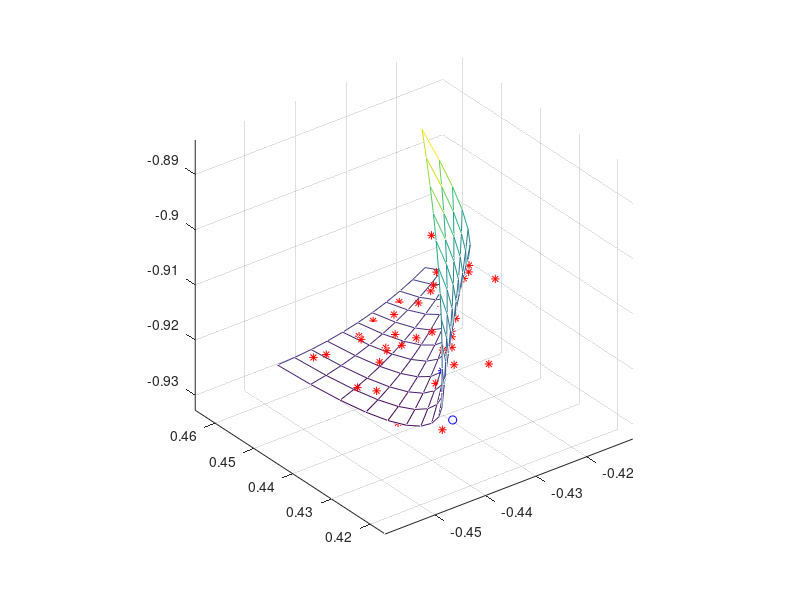

Write the MATLAB code that produced this figure.
% surfD.m









% start
hold off;
del = 0.1; 













countX = 11;
countY = 11;
x = [-0.44332863693604146,-0.44233634648714737,-0.4418177764051058,-0.44177292668991675,-0.44220179734158027,-0.4431043883600964,-0.44448069974546506,-0.44633073149768626,-0.4486544836167601,-0.4514519561026864,-0.4547231489554653,-0.44165720704046785,-0.4404520532155136,-0.4397206197574119,-0.4394629066661627,-0.43967891394176617,-0.4403686415842221,-0.4415320895935307,-0.44316925796969175,-0.44528014671270544,-0.4478647558225716,-0.4509230852992904,-0.4400517124178724,-0.43863369521685797,-0.43768939838269616,-0.43721882191538686,-0.43722196581493017,-0.43769883008132604,-0.4386494147145744,-0.4400737197146754,-0.44197174508162895,-0.44434349081543506,-0.44718895691609367,-0.43851215306825503,-0.43688127249118053,-0.43572411228095853,-0.43504067243758915,-0.4348309529610723,-0.43509495385140806,-0.43583267510859636,-0.4370441167326372,-0.43872927872353057,-0.44088816108127654,-0.4435207638058751,-0.4370385289916158,-0.4351947850384812,-0.4338247614521991,-0.4329284582327696,-0.43250587538019264,-0.43255701289446824,-0.4330818707755964,-0.4340804490235771,-0.4355527476384104,-0.43749876662009624,-0.43991850596863463,-0.4356308401879547,-0.43357423285875996,-0.4319913458964178,-0.43088217930092815,-0.43024673307229105,-0.4300850072105065,-0.43039700171557455,-0.43118271658749513,-0.43244215182626833,-0.43417530743189403,-0.4363821834043723,-0.43428908665727184,-0.43201961595201693,-0.4302238656136146,-0.4289018356420648,-0.4280535260373676,-0.42767893679952296,-0.42777806792853085,-0.42835091942439135,-0.42939749128710436,-0.43091778351667,-0.4329117961130881,-0.433013268399567,-0.430530934318252,-0.42852232060378953,-0.42698742725617966,-0.4259262542754223,-0.42533880166151755,-0.4252250694144653,-0.4255850575342657,-0.42641876602091855,-0.42772619487442404,-0.4295073440947821,-0.43180338541484037,-0.42910818795746525,-0.42688671086694263,-0.42513895414327263,-0.4238649177864552,-0.42306460179649025,-0.4227380061733779,-0.42288513091711816,-0.4235059760277109,-0.42460054150515625,-0.42616882734945416,-0.43065943770309184,-0.4277513768696566,-0.4253170364030739,-0.42335641630334375,-0.4218695165704661,-0.4208563372044411,-0.42031687820526864,-0.42025113957294874,-0.4206591213074814,-0.4215408234088666,-0.4228962458771044,-0.42958142526432147,-0.4264605010548261,-0.42381329721218325,-0.421639813736393,-0.41994005062745526,-0.4187140078853701,-0.4179616855101375,-0.4176830835017575,-0.41787820186023,-0.4185470405855551,-0.4196895996777328];
y = [0.4230775605173494,0.42428521614044545,0.4258361294298685,0.42773030038561843,0.42996772900769537,0.4325484152960993,0.4354723592508301,0.4387395608718879,0.4423500201592727,0.44630373711298443,0.4506007117330231,0.4251625403593563,0.4262159552302585,0.4276126277674877,0.4293525579710438,0.4314357458409269,0.433862191377137,0.436631894579674,0.439744855448538,0.44320107398372893,0.4470005501852468,0.4511432840530917,0.4272952968846446,0.42819447100335306,0.4294369027883884,0.4310225922397507,0.43295153935743996,0.4352237441414562,0.4378392065917994,0.44079792670846957,0.44409990449146663,0.4477451399407907,0.4517336330564417,0.4294758300932145,0.4302207634597291,0.4313089544925706,0.43274040319173906,0.43451510955723455,0.4366330735890569,0.4390942952872063,0.4418987746516826,0.4450465116824859,0.4485375063796161,0.4523717587430733,0.43170413998506585,0.4322948325993866,0.4332287828800343,0.43450599082700897,0.43612645644031056,0.43809017971993913,0.4403971606658946,0.4430473992781771,0.44604089555678655,0.449377649501723,0.45305766111298634,0.4339802265601987,0.4344166784223256,0.4351963879507795,0.4363193551455603,0.43778558000666806,0.4395950625341028,0.4417478027278645,0.44424380058795315,0.44708305611436877,0.4502655693071113,0.45379134016618083,0.436304089818613,0.4365863009285461,0.43721176970480613,0.43818049614739313,0.4394924802563071,0.441147722031548,0.44314622147311583,0.4454879785810107,0.4481729933552325,0.4512012657957812,0.45457279590265687,0.4386757297603089,0.4388037001180481,0.43927492814211433,0.4400894138325075,0.4412471571892276,0.44274815821227465,0.4445924169016487,0.44677993325734966,0.4493107072793776,0.45218473896773254,0.4554020283224144,0.4410951463852862,0.4410688759908316,0.44138586326270396,0.4420461082009033,0.4430496108054296,0.4443963710762828,0.44608638901346304,0.44811966461697017,0.4504961978868043,0.4532159888229654,0.4562790374254534,0.44356233969354497,0.44338182854689656,0.44354457506657513,0.4440505792525806,0.44489984110491304,0.4460923606235725,0.44762813780855887,0.44950717265987217,0.45172946517751245,0.4542950153614797,0.45720382321177394,0.4460773096850853,0.44574255778624305,0.44575106355372773,0.4461028269875394,0.44679784808767803,0.44783612685414365,0.4492176632869362,0.45094245738605565,0.4530105091515021,0.4554218185832755,0.4581763856813759];
z = [-0.9161341042739817,-0.9195438301246408,-0.9222742527550818,-0.9243253721653044,-0.9256971883553089,-0.9263897013250951,-0.926402911074663,-0.9257368176040127,-0.9243914209131442,-0.9223667210020575,-0.9196627178707525,-0.9133214405109717,-0.9170364071470016,-0.9200720705628133,-0.9224284307584066,-0.9241054877337818,-0.9251032414889386,-0.9254216920238773,-0.9250608393385977,-0.9240206834330998,-0.9223012243073838,-0.9199024619614495,-0.9104142272069371,-0.9144344346283376,-0.9177753388295199,-0.920436939810484,-0.9224192375712298,-0.9237222321117574,-0.9243459234320668,-0.9242903115321579,-0.9235553964120308,-0.9221411780716854,-0.9200476565111217,-0.9074124643618775,-0.9117379125686488,-0.9153840575552018,-0.9183508993215366,-0.9206384378676531,-0.9222466731935514,-0.9231756052992314,-0.9234252341846931,-0.9229955598499368,-0.9218865822949621,-0.9200983015197691,-0.9043161519757932,-0.9089468409679351,-0.9128982267398588,-0.9161703092915643,-0.9187630886230514,-0.9206765647343205,-0.9219107376253712,-0.9224656072962036,-0.9223411737468179,-0.921537436977214,-0.9200543969873918,-0.9011252900486839,-0.9060612198261966,-0.910317846383491,-0.9138951697205672,-0.9167931898374251,-0.9190119067340647,-0.9205513204104862,-0.9214114308666894,-0.9215922381026743,-0.9210937421184411,-0.9199159429139895,-0.8978398785805499,-0.9030810491434333,-0.9076429164860984,-0.9115254806085452,-0.9147287415107739,-0.9172526991927842,-0.9190973536545763,-0.9202627048961503,-0.9207487529175059,-0.9205554977186433,-0.9196829392995625,-0.8944599175713912,-0.9000063289196452,-0.904873437047681,-0.9090612419554985,-0.9125697436430978,-0.9153989421104789,-0.9175488373576417,-0.9190194293845863,-0.9198107181913127,-0.9199227037778207,-0.9193553861441106,-0.8909854070212075,-0.8968370591548323,-0.9020094080682387,-0.906502453761427,-0.910316196234397,-0.9134506354871488,-0.9159057715196822,-0.9176816043319975,-0.9187781339240946,-0.9191953602959734,-0.9189332834476339,-0.887416346929999,-0.8935732398489945,-0.8990508295477717,-0.9038491160263306,-0.9079680992846713,-0.9114077793227937,-0.914168156140698,-0.916249229738384,-0.9176510001158517,-0.9183734672731012,-0.9184166312101324,-0.8837527372977658,-0.8902148710021319,-0.8959977014862798,-0.9011012287502094,-0.9055254527939208,-0.9092703736174139,-0.9123359912206889,-0.9147223056037456,-0.916429316766584,-0.9174570247092042,-0.9178054294316061];
px = [-0.43672970298538183,-0.43103072188495095,-0.4363276674044211,-0.43318438823816974,-0.43781618884308454,-0.43815265142879795,-0.43597326119114144,-0.43099518442316,-0.44070746133945216,-0.4440027516014393,-0.42755876538653365,-0.4380930600278529,-0.427302404437987,-0.43881302059957067,-0.4313107923339794,-0.4386175094551818,-0.4338185505119345,-0.43705047702710115,-0.43108256708103987,-0.44541201984002426,-0.42996742591586945,-0.43699997179414835,-0.4253751411500264,-0.42522186792275807,-0.4333569975226741,-0.4240722168734942,-0.4394347081724002,-0.43880826841958054,-0.4237040219771661,-0.42443814359123333,-0.44747250868023997,-0.4308061301552896,-0.4354297906679319,-0.44186805629050946,-0.4339545227979415,-0.42564860291579726,-0.4246300907359302,-0.4331101536332101,-0.4490848460560913,-0.42126172126975375,-0.42218042516741583,-0.4241122990838171,-0.4278433407721931,-0.4304745576153186,-0.4159978364810313,-0.4182834249085127,-0.4175968310262757,-0.4170055227587325,-0.41772576802111927,-0.42036714561689215];
py = [0.4332460395528857,0.4365372420191127,0.44075846151671716,0.44150372079085626,0.43879277032048275,0.4414338553637695,0.4351745538878572,0.42703384087697693,0.4263541238274203,0.4390031407140682,0.4404518078156465,0.4440574536301064,0.4413410055791564,0.4286747109986915,0.44478265794109456,0.44525815862867174,0.4457899314684415,0.44569034525492407,0.4456120551844878,0.4420985700604907,0.44578804708426684,0.44261013916673736,0.4428832749215529,0.44419332291357794,0.4480912550895784,0.4445943867539621,0.44894670992727087,0.4503035253346842,0.4461023714734573,0.4480494444684381,0.447449927272333,0.4517188853419078,0.45288506984144916,0.4310270067406024,0.45298913929737966,0.4474650715316193,0.449578802598403,0.45383341286073475,0.4486619598542052,0.4461415799842754,0.4481823224757292,0.45099499344076477,0.45421703035298827,0.44247860440783204,0.44490580542975083,0.4487066249400761,0.4514117046524457,0.45046066972270066,0.45130976477606216,0.45306004410079087];
pz = [-0.9213851147461427,-0.9164493720392053,-0.9252899300283968,-0.9229618140018947,-0.9280208296635684,-0.9243875699580022,-0.9132054535968097,-0.9170353132333269,-0.9252302253551805,-0.9228089600507163,-0.9245326287601594,-0.9199200985154863,-0.921869056535121,-0.9125148166872554,-0.9217273155451888,-0.9223576391503912,-0.9212554453692534,-0.9205102708828166,-0.9207733433265479,-0.923140693642513,-0.9217673837795655,-0.9327100775462382,-0.9180181424678517,-0.9209804285745746,-0.9205014987897846,-0.9191324369801492,-0.9196503441628655,-0.919912356905378,-0.9197758775599897,-0.9190165480287442,-0.9188873497677299,-0.9194551264182185,-0.9212356200256306,-0.9039918208596782,-0.920084621191302,-0.9116262348418622,-0.9153335768233685,-0.9207942515050582,-0.9193945951349971,-0.9137075191709656,-0.9152104796596532,-0.917195015652773,-0.9193693264905112,-0.9009853271443391,-0.9150795314717115,-0.9135778752930112,-0.9174401844042102,-0.916008886614498,-0.9150079746113055,-0.9128226059257818];

% original point 
ox =-0.43729824154641894;
oy =0.42813550815245144;
oz =-0.9254633993343125;
% projected point 
fx =-0.4348240997401983;
fy =0.4340645700783162;
fz =-0.9201360263963734;
% local plane normal 
nx =0.5284183152125053;
ny =-0.38289178683491293;
nz =-0.7577387173177467;

% surface normal 
sx =0.730055344817098;
sy =-0.5276769502037325;
sz =-0.43425364676381895;
curvature = 100;






















tx = reshape(x, countX,countY);
ty = reshape(y, countX,countY);
tz = reshape(z, countX,countY);

mesh(tx, ty, tz);

hold on;
% neighborhood points
plot3(px,py,pz, 'r*');
% original point
plot3(ox,oy,oz, 'bo');
% projected point
plot3(fx,fy,fz, 'b*');


% normal
% plot3([ox,ox+del*nx],[oy,oy+del*ny],[oz,oz+del*nz], 'k-*');
% plot3([fx,fx+del*sx],[fy,fy+del*sy],[fz,fz+del*sz], 'k-*');





axis equal;































%

% ...
